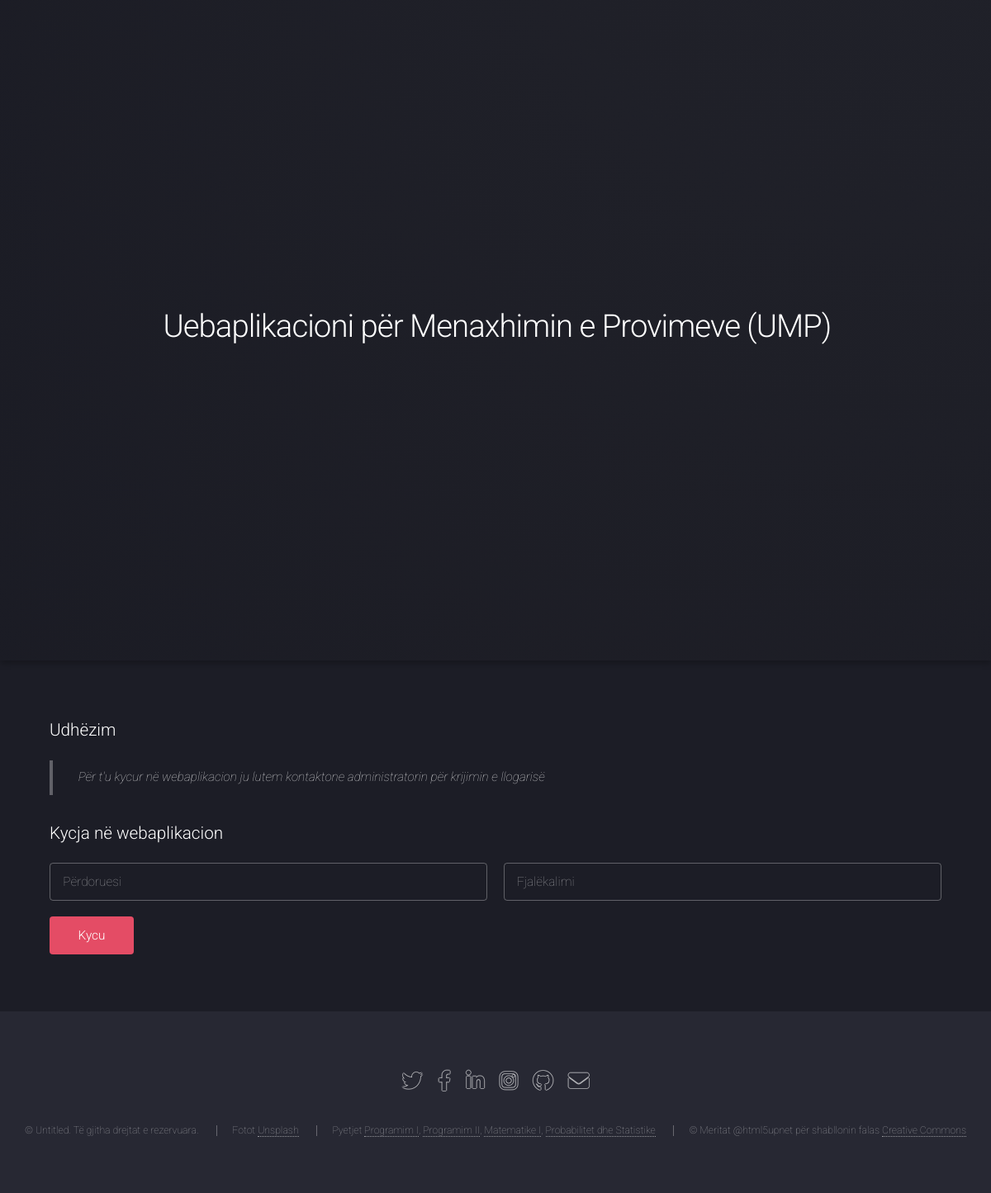
/ModuliAdministratorit/index.php, run on the app's committed database.
### tables this page shows
CREATE TABLE `ump_informacionet` (
  `ID_Info` int(11) NOT NULL,
  `Shenimi` varchar(100) NOT NULL,
  `Shpjegimi` varchar(10000) NOT NULL,
  `Pjesa_Faqes` varchar(50) NOT NULL
);

### ModuliAdministratorit/fillimi_faqes.php (the view, shortened to what this page needs)
		<?php
				$rezultati = mysqli_query($lidhu, "SELECT * FROM ump_informacionet WHERE Pjesa_Faqes='Fillimi'");
				while ($rreshti = mysqli_fetch_assoc($rezultati)) {
				  extract($rreshti);
		?>
	<section id="banner">
			<div class="content">
				<header>
					<h2><?php echo $Shenimi ?></h2>
				</header>
			</div>
	</section>
<?php } ?>

### ModuliAdministratorit/fundi_faqes.php (shortened to what this page needs)
<footer id="footer">
		<ul class="icons">
					<?php
								$rezultati = mysqli_query($lidhu, "SELECT * FROM ump_informacionet WHERE Pjesa_Faqes='Fundi_RrjetetSociale'");
								while ($rreshti = mysqli_fetch_assoc($rezultati)) {
								  extract($rreshti);
					?>
					<?php echo $Shpjegimi; ?>
					<?php } ?>
		</ul>
		<ul class="copyright">
						<?php
						$rezultati = mysqli_query($lidhu, "SELECT * FROM ump_informacionet WHERE Pjesa_Faqes='Fundi_EdrejtaAutoriale'");
						while ($rreshti = mysqli_fetch_assoc($rezultati)) {
						  extract($rreshti);
						?>
			<?php echo $Shpjegimi; ?>
					<?php } ?>
		</ul>
</footer>

### data on the page
ump_informacionet: Shenimi "Uebaplikacioni për Menaxhimin e Provimeve (UMP)"
ump_informacionet: Shpjegimi "© Untitled. Të gjitha drejtat e rezervuara. Fotot Unsplash Pyetjet Programim I , Programim II , Matematike I , Probabilitet dhe Statistike © Meritat @html5upnet për shabllonin falas Creative Commons"
